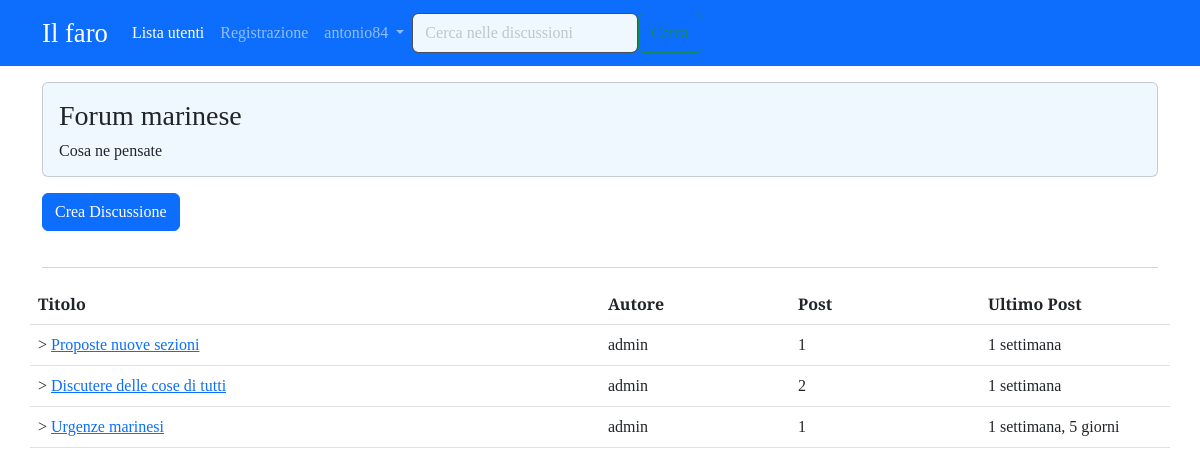
Page /forum/sezione/1/ (signed in) on the committed database.
### forum/models.py (models this page shows, shortened)
class Sezione (models.Model):
    nome_sezione = models.CharField(max_length=80)
    descrizione = models.CharField(max_length=150, blank=True, null=True)
    logosezione = models.ImageField(blank=True, null=True)
    class Meta:
        verbose_name ="Sezione"
        verbose_name_plural ="Sezioni"

class Discussione (models.Model):
    titolo=models.CharField(max_length=150)
    data_creazione= models.DateTimeField(auto_now_add=True)
    autore_discussione= models.ForeignKey(User, on_delete=models.CASCADE, related_name="discussioni")
    sezione_appartenenza =  models.ForeignKey (Sezione, on_delete=models.CASCADE)
    class Meta:
        verbose_name ="Discussione"
        verbose_name_plural ="Discussioni"
    def get_absolute_url(self):
        return reverse ("visualizza_discussione", kwargs={"pk": self.pk})

class Post(models.Model):
        autore_post= models.ForeignKey(User, on_delete=models.CASCADE, related_name="posts")
        contenuto=models.TextField()
        data_creazione= models.DateTimeField(auto_now_add=True)
        discussione= models.ForeignKey(Discussione, on_delete=models.CASCADE)
        class Meta:
            verbose_name ="Post"
            verbose_name_plural ="Posts"

### forum/views.py (the view)
# urls.py: path("sezione/<int:pk>/", views.visualizza_sezione, name ="sezione_view"),
def visualizza_sezione (request, pk):
    sezione = get_object_or_404(Sezione, pk=pk)
    discussioni_sezione= Discussione.objects.filter(sezione_appartenenza=sezione).order_by("-data_creazione")
    context={"sezione":sezione, "discussioni":discussioni_sezione}
    return render (request, "forum/singola_sezione.html", context)

### forum/templates/forum/singola_sezione.html (shortened to what this page needs)
{% extends 'base.html' %}
{%block content%}
<div class="card my-3 px-3 py-3" style="background-color: aliceblue">
        <h3 class="">{{sezione.nome_sezione}}</h3>
        <h6 class="card-text">{{sezione.descrizione}}</h6>
    </div>
<div class="card-body">
    <a class="btn btn-primary" style="margin-bottom: 20px;" href="{% url 'crea_discussione' pk=sezione.pk %}">Crea Discussione</a>
    <table class="table mt-3">
        <thead>
            <tr class="row">
                <th class="col-lg-6 col-4">Titolo</th>
                <th class="col-lg-2 col-3">Autore</th>
                <th class="col-lg-2 col-2">Post</th>
                <th class="col-lg-2 col-3">Ultimo Post</th><hr class="border-primary">
            </tr>
        </thead>
        <tbody>
            <tr class="row">
              {% for discussione in discussioni %}
                <td class="col-lg-6 col-4">
                    >
                  <a href="{{ discussione.get_absolute_url }}">{{discussione.titolo}}</a>
                </td>
                <td class="col-lg-2 col-3">
                  {{discussione.autore_discussione}}
                </td>
                <td class="col-lg-2 col-2">{{discussione.post_set.count}}</td>
                <td class="col-lg-2 col-3">{{ discussione.post_set.last.data_creazione|timesince }}</td>
              {% endfor %}
            </tr>
          </tbody>
    </table>
</div>
{% endblock content %}

### templates/base.html (shortened to what this page needs)
{% load static %}
<!doctype html>
<html lang="it">
  <head>
    <link href="https://cdn.jsdelivr.net/npm/bootstrap@5.3.0-alpha3/dist/css/bootstrap.min.css" rel="stylesheet">
    <link rel="stylesheet" href="path/to/font-awesome/css/font-awesome.min.css">
    <link rel="stylesheet" href="{% static 'css/agora.css' %}">
  </head>
  <body>
    <nav class="navbar navbar-expand-lg bg-primary" data-bs-theme="dark">
      <div class="container">
        <a class="navbar-brand" style="font-size: 20pt;" href="{% url 'homepage' %}">Il faro</a>
        <div class="collapse navbar-collapse" id="navbarSupportedContent">
          <ul class="navbar-nav me-auto mb-2 mb-lg-0">
            <li class="nav-item">
              <a class="nav-link active" aria-current="page" href="{% url 'user_list' %}">Lista utenti</a>
            </li>
            <li class="nav-item">
              <a class="nav-link" href="{% url 'registrazione' %}">Registrazione</a>
            </li>
            {% if request.user.is_authenticated %}
            <li class="nav-item dropdown">
              <a class="nav-link dropdown-toggle" href="#" role="button" data-bs-toggle="dropdown" aria-expanded="false">
                {{ request.user.username }}
              </a>
            </li>
           {% else %}
          <li class="nav-item">
            <a class="nav-link" href="{%url 'login'%}">Login</a>
          </li>
          </ul>
          {% endif %}
          <form class="d-flex" action="{% url 'funzione_cerca' %}" >
            <input name="q" class="form-control mr-sm-2" style=  "background-color: aliceblue;" type="search" placeholder="Cerca nelle discussioni" aria-label="Search">
            <button class="btn btn-outline-success my-2 my-sm-0" type="submit">Cerca</button>
          </form>
        </div>
      </div>
    </nav>
    <div class="container">
   {% block content %}
   {% endblock %}
    </div>
  </body>
</html>

### static-storage/css/agora.css (style rules this page uses)
body { font-family: 'Slabo 27px', serif; }

### rows in the picture
Sezione: nome_sezione "Forum marinese", descrizione "Cosa ne pensate"
Discussione: titolo "Proposte nuove sezioni", autore_discussione "admin", post_set.count "1", post_set.last.data_creazione "1 settimana"
Discussione: titolo "Discutere delle cose di tutti", autore_discussione "admin", post_set.count "2", post_set.last.data_creazione "1 settimana"
Discussione: titolo "Urgenze marinesi", autore_discussione "admin", post_set.count "1", post_set.last.data_creazione "1 settimana, 5 giorni"

### other values in the picture
{{ request.user.username }} "antonio84"
